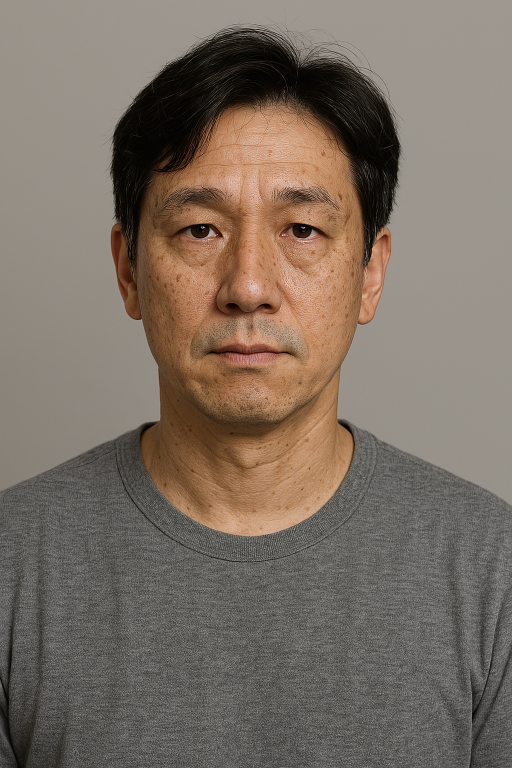
#> input picture sample_image_M_40_01.png, 1024 x 1536 px (shown at 1/2 size)
$ jupyter execute --allow-errors Stable_Diffusion_on_INF2.ipynb   (shell and % lines are left out)
#> lines starting #> are read from the running program, lines starting #| are printed output that depends on the picture
# Stable Diffusion on AWS INF2
> 참조 : https://www.philschmid.de/inferentia2-stable-diffusion-xl
- 추가 참조 : https://github.com/aws/sagemaker-huggingface-inference-toolkit/tree/main
- 추가 참조 : https://github.com/huggingface/notebooks/blob/main/sagemaker/23_stable_diffusion_inference/sagemaker-notebook.ipynb
- optimum : https://huggingface.co/docs/optimum-neuron/index
  - optimum 자체가 Neuron 인줄 알았는데, optimum은 별도 운영체제를 가져 가고 있다.
  - optimum SDXL Tutorial : https://www.philschmid.de/inferentia2-stable-diffusion-xl
- SDXL : Finetune : https://github.com/aws-samples/finetune-sdxl-on-sagemaker-and-host-on-infr2

다음 URL의 참조 데이터는 실행이 안된다. 정확히는 Compile 하고, Deploy까지는 된다. 그러나, Inference 요청하면 runtime error (timeout)이 발생한다.
- https://github.com/aws-neuron/aws-neuron-sagemaker-samples/blob/master/inference/stable-diffusion/StableDiffusion2_1.ipynb

왜 그럴까? 어떤 차이일까?

[cell 1]
# Install the required packages

[cell 2]
from huggingface_hub import snapshot_download

# compiled model id
compiled_model_id = "aws-neuron/stable-diffusion-xl-base-1-0-1024x1024"

# save compiled model to local directory
save_directory = "sdxl_neuron"
# Downloads our compiled model from the HuggingFace Hub
# using the revision as neuron version reference
# and makes sure we exlcude the symlink files and "hidden" files, like .DS_Store, .gitignore, etc.
#> (the rest of this cell did not finish here and is left out)

[cell 3]
import sagemaker
import boto3
#> (the rest of this cell did not finish here and is left out)

[cell 4]
# create code directory in our model directory

[cell 5]
import sagemaker
import boto3
#> (the rest of this cell did not finish here and is left out)

[cell 6]
# create a model.tar.gz archive with all the model artifacts and the inference.py script.
# %cd {save_directory}
# !tar zcvf model.tar.gz *
# %cd ..

[cell 7]
from sagemaker.s3 import S3Uploader

# create s3 uri
#> (the rest of this cell did not finish here and is left out)

[cell 8]
from sagemaker.huggingface.model import HuggingFaceModel

# create Hugging Face Model Class
#> (the rest of this cell did not finish here and is left out)

# Inference / Generate Images using the deployed model

[cell 9]
from PIL import Image
from io import BytesIO
from IPython.display import display
import base64

# helper decoder
def decode_base64_image(image_string):
  base64_image = base64.b64decode(image_string)
  buffer = BytesIO(base64_image)
  return Image.open(buffer)

# display PIL images as grid
def display_image(image=None,width=500,height=500):
    img = image.resize((width, height))
    display(img)

[cell 10]
prompt = "A dog trying catch a flying pizza at a street corner, comic book, well lit, night time"

# run prediction
#> (the rest of this cell did not finish here and is left out)

[cell 11]
prompt_image_pos = "portrait of a beautiful person, smooth and flawless skin, realistic eyelashes, relaxed expression, photorealistic, soft natural lighting, glowing complexion, high detail eyes, serene atmosphere"
prompt_image_neg = "blackheads, large pores, skin texture, facial hair, no eyelashes, frown, angry face, squinting eyes, distorted mouth, asymmetry, blemishes, wrinkles, creepy smile, dull skin, mustache"


# run prediction
#> (the rest of this cell did not finish here and is left out)

[cell 12]
from PIL import Image

init_image = Image.open("sample_image_M_40_01.png").convert("RGB")
#> init_image is the input picture: PIL image 1024x1536 RGB; mean R, G, B 122.7, 110.2, 99.3
init_image = init_image.resize((512, 512))  # 모델에 맞게 크기 조정
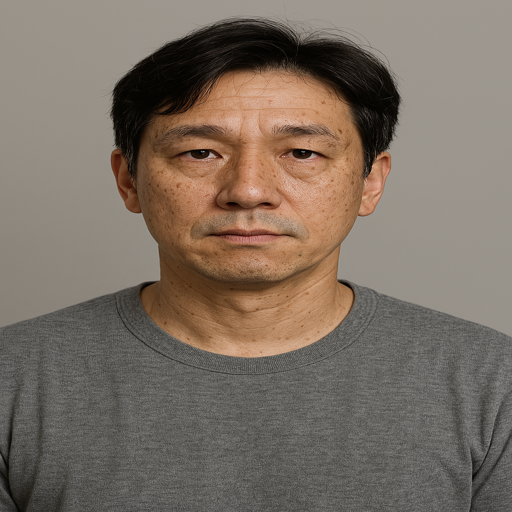
#> init_image: PIL image 512x512 RGB; mean R, G, B 122.7, 110.2, 99.3
